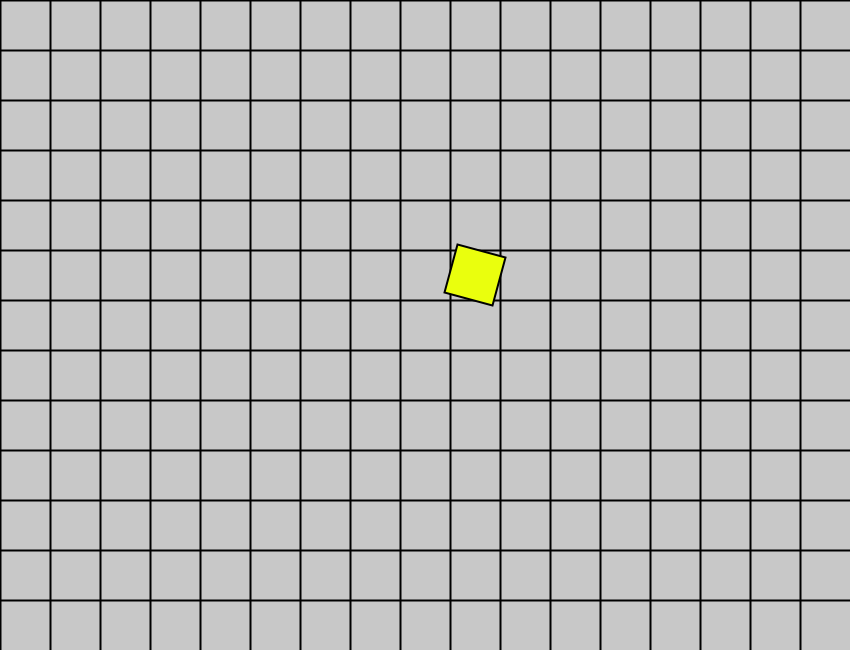
Frame 1 (no input)
Frame 60 (the mouse pressed at the canvas centre just before this capture): identical to frame 1, image omitted
Frame 120 (the mouse held since frame 60 and released just before this capture): identical to frame 1, image omitted

The Processing sketch that drew this single still picture (run headless with seeded random() and noise(); from frame 60 on, the mouse is pressed at the canvas centre):

// Processing sketch: Gridorama
// ── Gridorama.pde
// Gridorama

float rectX, rectY, rotateSpeed, rotation, tX, tY;
boolean rotate;
void setup()
{
  size(850, 650);
  rotate = false;
  rotation = radians(15);
  rotateSpeed = 0.01;
  tX = width/17*9+25;
  tY = height/13*6-25;
  rectX = width/17*9;
  rectY = height/13*6;
}

void draw()
{
  background(200);
  drawGrid();
  square();
  println(rectX, rectY);
}
void keyPressed()
{
  if (key == CODED)
  {

    if (keyCode == UP)
    {
      if (tY <= 25) {
        tY = tY - 0;

        rotation = rotation + 0.05;
      } else {
        tY = tY - 50;

        rotation = rotation + 0.05;
      }
    } else if (keyCode == DOWN)
    {      
      if (tY >= height - 50) {
        tY = tY - 0;

        rotation = rotation + 0.05;
      } else {
        tY = tY + 50;

        rotation = rotation + 0.05;
      }
    } else if (keyCode == LEFT)
    {
      if (tX <= 25) {
        tX = tX - 0;

        rotation = rotation + 0.05;
      } else {
        tX = tX - 50;

        rotation = rotation + 0.05;
      }
    } else if (keyCode == RIGHT)
    {
      if (tX >= width - 50) {
        tX = tX + 0;

        rotation = rotation + 0.05;
      } else {
        tX = tX + 50;

        rotation = rotation + 0.05;
      }
    }
  }
}

void square()
{
  fill(#EAFF0D);
  pushMatrix();
  translate(tX, tY);
  rotate(rotation);
  rect(-25, -25, 50, 50);
  popMatrix();
}

void drawGrid()
{
  strokeWeight(2);
  for (int x = 0; x < width; x+=50)
  {
    line(x, 0, x, height);
  }
  for (int y = 0; y < height; y+=50)
  {
    line(0, y, width, y);
  }
}
